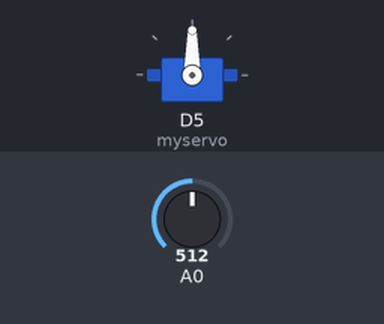
Recording of a sketch running on a simulated ESP8266 (NodeMCU). Parts: servo. The test bench sets the inputs (shaded band); at power-on: A0 = 512.

Above: at 1.2 s.
1.3 s: A0 set to 716
At 2.0 s:
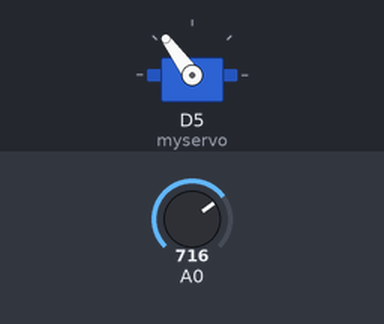
2.8 s: A0 set to 900
At 3.1 s:
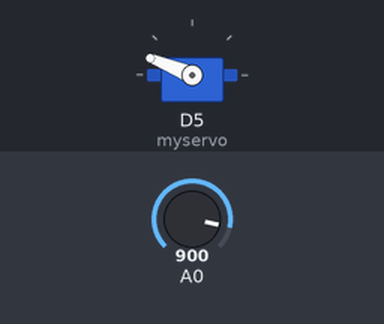
4.3 s: A0 set to 1023
At 5.5 s:
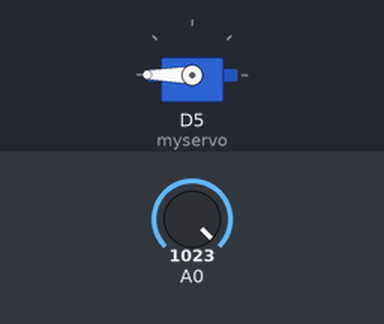
5.8 s: A0 set to 306
At 6.6 s:
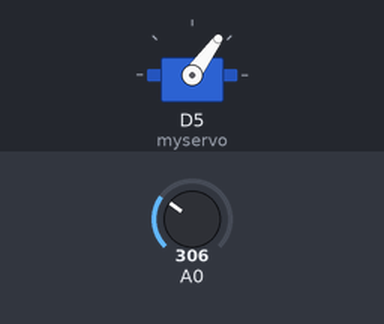
7.3 s: A0 set to 122
At 7.8 s:
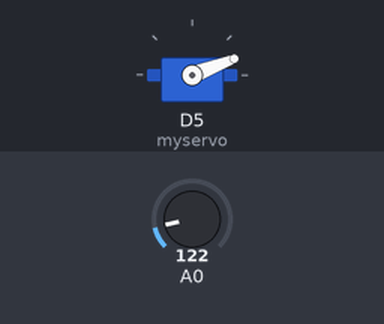
8.8 s: A0 set to 511
At 10.1 s:
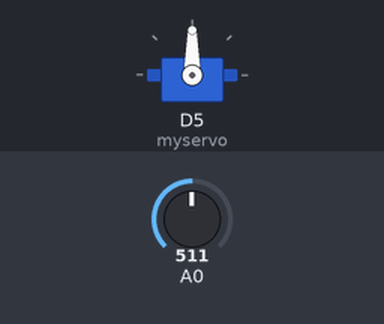
Timing chart, 0 to 11.3 s (numbered marks = the images above; inputs shaded):
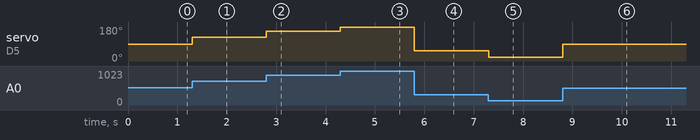

Measured:
- after the input at 1.3 s, servo on D5 (myservo): 90° → 126° at once
- after the input at 2.8 s, servo on D5 (myservo): 126° → 158° at once
- after the input at 4.3 s, servo on D5 (myservo): 158° → 180° at once
- after the input at 5.8 s, servo on D5 (myservo): 180° → 54° at once
- after the input at 7.3 s, servo on D5 (myservo): 54° → 21° at once
- after the input at 8.8 s, servo on D5 (myservo): 21° → 90° at once

The sketch:

sketch_may5a.ino
```cpp
#include<Servo.h>
Servo myservo;
void setup(){
myservo.attach(D5);
Serial.begin(9600);
}
void loop(){
int pot = analogRead(A0);
pot=map(pot,0,1024,0,180);
myservo.write(pot);
}
```
